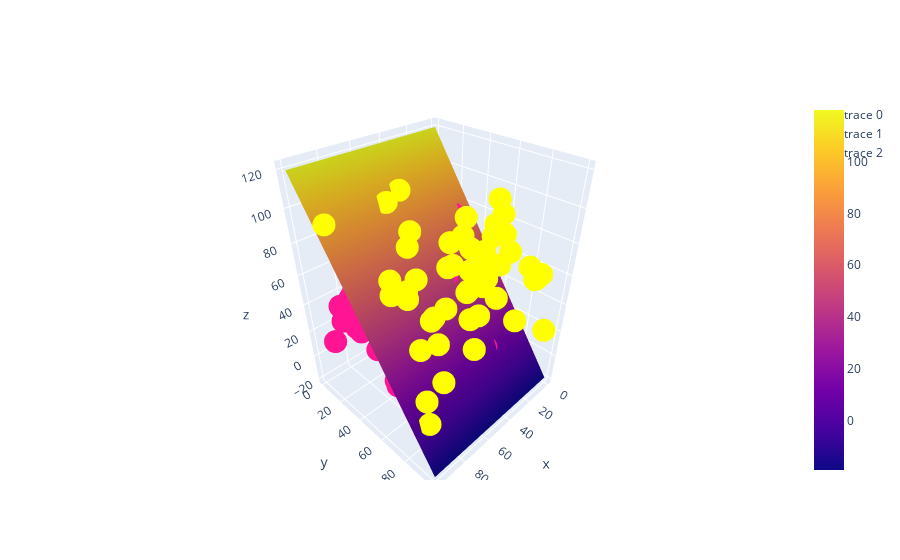

The code cell stored with this chart in its notebook:
### Code cell
from sklearn.svm import SVC
figure.add_trace(plt.Scatter3d(x=x, y=y, z=z, mode='markers', marker=dict(color=colors)))

svc = SVC(kernel='linear')
svc.fit(points[:n], clusters)

tmp = np.linspace(0, 100, 50)
xx, yx = np.meshgrid(tmp, tmp)
zz = (-svc.intercept_[0] - svc.coef_[0][0] * xx - svc.coef_[0][1] * yx) / svc.coef_[0][2]

figure.add_trace(plt.Surface(x=xx, y=yx, z=zz))
figure.show()

### Figure 1 — Plotly figure (JSON) as saved in the notebook; plotly's stock layout.template omitted (floating-point values rounded to 4 significant figures; data arrays with more than 128 entries replaced by an {"elided": "..."} marker saying what was removed)
{"data": [{"marker": {"color": ["yellow", "yellow", "deeppink", "deeppink", "deeppink", "deeppink", "deeppink", "yellow", "yellow", "yellow", "yellow", "yellow", "yellow", "yellow", "yellow", "deeppink", "deeppink", "deeppink", "yellow", "deeppink", "yellow", "yellow", "deeppink", "yellow", "deeppink", "deeppink", "deeppink", "deeppink", "deeppink", "yellow", "deeppink", "yellow", "yellow", "deeppink", "yellow", "yellow", "deeppink", "deeppink", "yellow", "deeppink", "deeppink", "yellow", "yellow", "yellow", "deeppink", "deeppink", "yellow", "yellow", "yellow", "deeppink", "yellow", "yellow", "deeppink", "deeppink", "deeppink", "yellow", "yellow", "yellow", "deeppink", "yellow", "deeppink", "deeppink", "deeppink", "yellow", "deeppink", "yellow", "deeppink", "deeppink", "yellow", "yellow", "yellow", "deeppink", "deeppink", "yellow", "deeppink", "deeppink", "yellow", "deeppink", "deeppink", "deeppink", "yellow", "deeppink", "deeppink", "yellow", "yellow", "yellow", "yellow", "yellow", "yellow", "yellow", "deeppink", "deeppink", "yellow", "deeppink", "deeppink", "yellow", "deeppink", "deeppink", "deeppink", "yellow"]}, "mode": "markers", "type": "scatter3d", "x": [46, 73, 31, 86, 74, 59, 31, 25, 94, 35, 57, 86, 38, 68, 17, 50, 12, 49, 16, 5, 12, 14, 90, 41, 25, 37, 58, 20, 13, 67, 7, 90, 57, 92, 45, 47, 65, 75, 41, 48, 29, 55, 82, 81, 35, 38, 80, 19, 85, 95, 69, 26, 12, 33, 37, 57, 88, 46, 61, 46, 57, 54, 90, 71, 31, 21, 36, 25, 57, 3, 34, 59, 10, 91, 68, 22, 97, 86, 13, 12, 49, 85, 45, 16, 46, 64, 65, 17, 19, 9, 7, 31, 22, 95, 15, 83, 85, 85, 52, 0], "y": [18, 54, 74, 55, 26, 24, 4, 66, 77, 99, 97, 74, 64, 91, 42, 61, 63, 11, 74, 23, 53, 63, 46, 52, 2, 46, 8, 63, 30, 64, 12, 84, 20, 17, 90, 78, 47, 0, 67, 15, 49, 63, 88, 49, 0, 14, 48, 94, 66, 40, 77, 54, 46, 32, 32, 75, 78, 84, 0, 89, 20, 55, 28, 96, 38, 67, 7, 10, 79, 95, 76, 4, 39, 87, 29, 31, 22, 16, 28, 30, 81, 67, 9, 64, 59, 46, 64, 68, 59, 91, 52, 17, 86, 11, 28, 85, 55, 6, 4, 82], "z": [99, 89, 11, 9, 8, 78, 48, 54, 81, 81, 91, 86, 51, 63, 81, 5, 3, 56, 71, 55, 61, 84, 29, 78, 38, 52, 70, 3, 45, 46, 25, 18, 96, 44, 99, 22, 10, 36, 67, 85, 47, 47, 29, 71, 66, 1, 61, 64, 75, 41, 86, 69, 33, 65, 17, 97, 48, 96, 24, 63, 48, 25, 34, 98, 53, 62, 12, 5, 67, 20, 95, 38, 45, 4, 53, 57, 98, 33, 77, 47, 49, 8, 15, 99, 69, 91, 47, 92, 42, 61, 18, 40, 33, 16, 53, 53, 4, 23, 40, 49]}, {"marker": {"color": ["yellow", "yellow", "deeppink", "deeppink", "deeppink", "deeppink", "deeppink", "yellow", "yellow", "yellow", "yellow", "yellow", "yellow", "yellow", "yellow", "deeppink", "deeppink", "deeppink", "yellow", "deeppink", "yellow", "yellow", "deeppink", "yellow", "deeppink", "deeppink", "deeppink", "deeppink", "deeppink", "yellow", "deeppink", "yellow", "yellow", "deeppink", "yellow", "yellow", "deeppink", "deeppink", "yellow", "deeppink", "deeppink", "yellow", "yellow", "yellow", "deeppink", "deeppink", "yellow", "yellow", "yellow", "deeppink", "yellow", "yellow", "deeppink", "deeppink", "deeppink", "yellow", "yellow", "yellow", "deeppink", "yellow", "deeppink", "deeppink", "deeppink", "yellow", "deeppink", "yellow", "deeppink", "deeppink", "yellow", "yellow", "yellow", "deeppink", "deeppink", "yellow", "deeppink", "deeppink", "yellow", "deeppink", "deeppink", "deeppink", "yellow", "deeppink", "deeppink", "yellow", "yellow", "yellow", "yellow", "yellow", "yellow", "yellow", "deeppink", "deeppink", "yellow", "deeppink", "deeppink", "yellow", "deeppink", "deeppink", "deeppink", "yellow"]}, "mode": "markers", "type": "scatter3d", "x": [46, 73, 31, 86, 74, 59, 31, 25, 94, 35, 57, 86, 38, 68, 17, 50, 12, 49, 16, 5, 12, 14, 90, 41, 25, 37, 58, 20, 13, 67, 7, 90, 57, 92, 45, 47, 65, 75, 41, 48, 29, 55, 82, 81, 35, 38, 80, 19, 85, 95, 69, 26, 12, 33, 37, 57, 88, 46, 61, 46, 57, 54, 90, 71, 31, 21, 36, 25, 57, 3, 34, 59, 10, 91, 68, 22, 97, 86, 13, 12, 49, 85, 45, 16, 46, 64, 65, 17, 19, 9, 7, 31, 22, 95, 15, 83, 85, 85, 52, 0], "y": [18, 54, 74, 55, 26, 24, 4, 66, 77, 99, 97, 74, 64, 91, 42, 61, 63, 11, 74, 23, 53, 63, 46, 52, 2, 46, 8, 63, 30, 64, 12, 84, 20, 17, 90, 78, 47, 0, 67, 15, 49, 63, 88, 49, 0, 14, 48, 94, 66, 40, 77, 54, 46, 32, 32, 75, 78, 84, 0, 89, 20, 55, 28, 96, 38, 67, 7, 10, 79, 95, 76, 4, 39, 87, 29, 31, 22, 16, 28, 30, 81, 67, 9, 64, 59, 46, 64, 68, 59, 91, 52, 17, 86, 11, 28, 85, 55, 6, 4, 82], "z": [99, 89, 11, 9, 8, 78, 48, 54, 81, 81, 91, 86, 51, 63, 81, 5, 3, 56, 71, 55, 61, 84, 29, 78, 38, 52, 70, 3, 45, 46, 25, 18, 96, 44, 99, 22, 10, 36, 67, 85, 47, 47, 29, 71, 66, 1, 61, 64, 75, 41, 86, 69, 33, 65, 17, 97, 48, 96, 24, 63, 48, 25, 34, 98, 53, 62, 12, 5, 67, 20, 95, 38, 45, 4, 53, 57, 98, 33, 77, 47, 49, 8, 15, 99, 69, 91, 47, 92, 42, 61, 18, 40, 33, 16, 53, 53, 4, 23, 40, 49]}, {"marker": {"color": ["yellow", "yellow", "deeppink", "deeppink", "deeppink", "deeppink", "deeppink", "yellow", "yellow", "yellow", "yellow", "yellow", "yellow", "yellow", "yellow", "deeppink", "deeppink", "deeppink", "yellow", "deeppink", "yellow", "yellow", "deeppink", "yellow", "deeppink", "deeppink", "deeppink", "deeppink", "deeppink", "yellow", "deeppink", "yellow", "yellow", "deeppink", "yellow", "yellow", "deeppink", "deeppink", "yellow", "deeppink", "deeppink", "yellow", "yellow", "yellow", "deeppink", "deeppink", "yellow", "yellow", "yellow", "deeppink", "yellow", "yellow", "deeppink", "deeppink", "deeppink", "yellow", "yellow", "yellow", "deeppink", "yellow", "deeppink", "deeppink", "deeppink", "yellow", "deeppink", "yellow", "deeppink", "deeppink", "yellow", "yellow", "yellow", "deeppink", "deeppink", "yellow", "deeppink", "deeppink", "yellow", "deeppink", "deeppink", "deeppink", "yellow", "deeppink", "deeppink", "yellow", "yellow", "yellow", "yellow", "yellow", "yellow", "yellow", "deeppink", "deeppink", "yellow", "deeppink", "deeppink", "yellow", "deeppink", "deeppink", "deeppink", "yellow"]}, "mode": "markers", "type": "scatter3d", "x": [46, 73, 31, 86, 74, 59, 31, 25, 94, 35, 57, 86, 38, 68, 17, 50, 12, 49, 16, 5, 12, 14, 90, 41, 25, 37, 58, 20, 13, 67, 7, 90, 57, 92, 45, 47, 65, 75, 41, 48, 29, 55, 82, 81, 35, 38, 80, 19, 85, 95, 69, 26, 12, 33, 37, 57, 88, 46, 61, 46, 57, 54, 90, 71, 31, 21, 36, 25, 57, 3, 34, 59, 10, 91, 68, 22, 97, 86, 13, 12, 49, 85, 45, 16, 46, 64, 65, 17, 19, 9, 7, 31, 22, 95, 15, 83, 85, 85, 52, 0], "y": [18, 54, 74, 55, 26, 24, 4, 66, 77, 99, 97, 74, 64, 91, 42, 61, 63, 11, 74, 23, 53, 63, 46, 52, 2, 46, 8, 63, 30, 64, 12, 84, 20, 17, 90, 78, 47, 0, 67, 15, 49, 63, 88, 49, 0, 14, 48, 94, 66, 40, 77, 54, 46, 32, 32, 75, 78, 84, 0, 89, 20, 55, 28, 96, 38, 67, 7, 10, 79, 95, 76, 4, 39, 87, 29, 31, 22, 16, 28, 30, 81, 67, 9, 64, 59, 46, 64, 68, 59, 91, 52, 17, 86, 11, 28, 85, 55, 6, 4, 82], "z": [99, 89, 11, 9, 8, 78, 48, 54, 81, 81, 91, 86, 51, 63, 81, 5, 3, 56, 71, 55, 61, 84, 29, 78, 38, 52, 70, 3, 45, 46, 25, 18, 96, 44, 99, 22, 10, 36, 67, 85, 47, 47, 29, 71, 66, 1, 61, 64, 75, 41, 86, 69, 33, 65, 17, 97, 48, 96, 24, 63, 48, 25, 34, 98, 53, 62, 12, 5, 67, 20, 95, 38, 45, 4, 53, 57, 98, 33, 77, 47, 49, 8, 15, 99, 69, 91, 47, 92, 42, 61, 18, 40, 33, 16, 53, 53, 4, 23, 40, 49]}, {"type": "surface", "x": {"elided": "50x50 float values"}, "y": {"elided": "50x50 float values"}, "z": {"elided": "50x50 float values"}}], "layout": {}}
